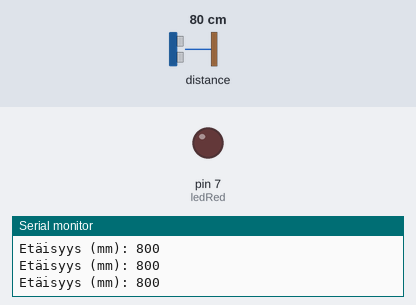
The sketch below on a simulated Arduino Uno, built with avr-gcc and run on an emulated ATmega328P. Shown: output pins drawn as LEDs (lit = HIGH), the last lines printed to the serial monitor. Dashed ring = blinking. Inputs (shaded band) come from the test bench; at power-on: distance to the obstacle 80 cm.

Above: at 1.2 s.
1.3 s: distance to the obstacle set to 55 cm
2.8 s: distance to the obstacle set to 46 cm
At 2.97 s:
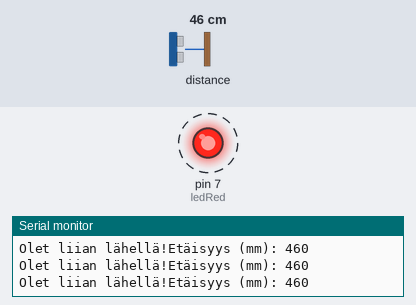
5.8 s: distance to the obstacle set to 60 cm
At 5.8 s:
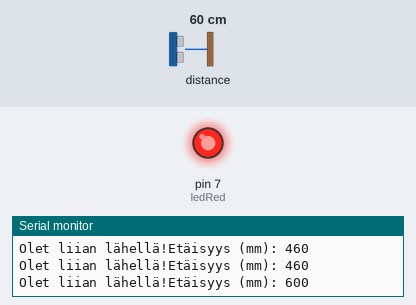
7.3 s: distance to the obstacle set to 2 cm
At 8.09 s:
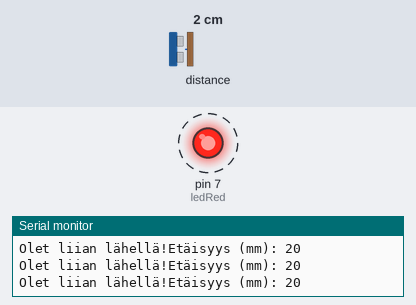
Timing chart, 0 to 11.3 s (numbered marks = the images above; inputs shaded):
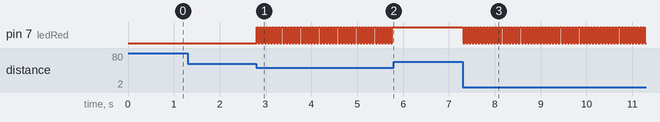

The sketch:

Et_isyys_ja_punainen_led.ino
```cpp
#include "Adafruit_VL53L0X.h"

Adafruit_VL53L0X lox = Adafruit_VL53L0X();
int ledRed = 7; // LED connected to digital pin 7

int buttonPushCounter = 0; // Used in the switch statement below

long time = 0; // Time since last action occured
long debounce = 200; // Debounce time to increase if the output is flickering

volatile byte state_red = LOW;  //Punaisen LED-lampun tilatietomuuttuja, joka on käynnistyksessä 0.

void setup() {
  pinMode(ledRed, OUTPUT);  // sets the digital pin 7 as output
  Serial.begin(115200);

  // wait until serial port opens for native USB devices
  while (! Serial) {
    delay(1);
  }

  Serial.println("Adafruit VL53L0X test");
  if (!lox.begin()) {
    Serial.println(F("Failed to boot VL53L0X"));
    while(1);
  }
  // power
  Serial.println(F("VL53L0X API Simple Ranging example\n\n"));
 // attachInterrupt(digitalPinToInterrupt(ledRed), alarm, FALLING);  //Keskeytysmääritys painonapille 1, joka IO-tulona aiheuttaa keskeytyksen. Kutsutaan ohjelmaa alarm. Missä kohtaa keskeytys tapahtuu (falling, rising tai change).
// start continuous ranging
  lox.startRangeContinuous();
}


void loop() {
  digitalWrite(ledRed, state_red);

  VL53L0X_RangingMeasurementData_t measure;

  //Serial.print("Luetaan mittauksia... ");
  lox.rangingTest(&measure, false); // pass in 'true' to get debug data printout!

  Serial.print("Etäisyys (mm): "); Serial.println(measure.RangeMilliMeter);    //Mitataan ja tulostetaan arvo.

//
if (measure.RangeMilliMeter >= 20 && measure.RangeMilliMeter <= 500) {
  Serial.print("Olet liian lähellä!");
  state_red = !state_red;
} else {state_red = state_red;}
  //delay(500);
}
```

Measured:
- the behaviour switches between 51 and 50 cm on distance to the obstacle (found by bisection; images 0 and 1)
- after the input at 2.8 s, pin 7 (ledRed): alternates HIGH for 0.03 s and LOW for 0.03 s, starting at once
- after the input at 5.8 s, pin 7 (ledRed): stops changing and stays HIGH
- after the input at 7.3 s, pin 7 (ledRed): alternates HIGH for 0.03 s and LOW for 0.03 s, starting at once
